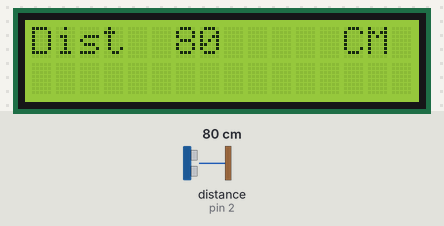
The sketch below on a simulated Arduino Mega 2560, built with avr-gcc and run on an emulated ATmega2560. On the bench: 16×2 character LCD. The inputs (shaded band) are chosen by the test bench; at power-on: distance to the obstacle (sensor on pin 2) 80 cm. The echo pulse lasts 58.3 µs per cm.

Above: at 2.2 s.
2.3 s: distance to the obstacle (sensor on pin 2) set to 2 cm
At 3.1 s:
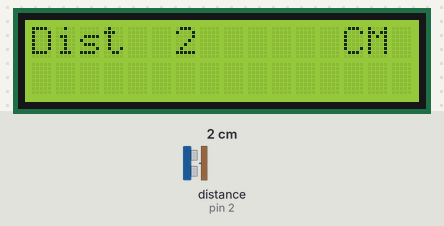
4.1 s: distance to the obstacle (sensor on pin 2) set to 4 cm
At 5.0 s:
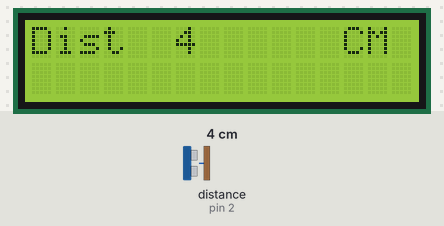
5.7 s: distance to the obstacle (sensor on pin 2) set to 9 cm
At 6.9 s:
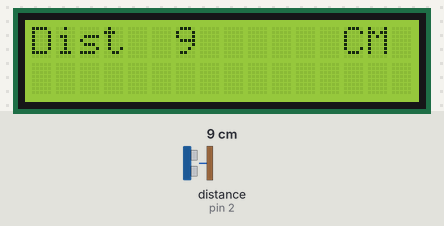
Timing chart, 0 to 8.7 s (numbered marks = the images above; inputs shaded):
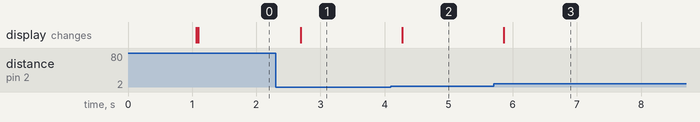

The sketch:

DistReading.ino
```cpp
#include <LiquidCrystal.h>
#include "SR04.h"

// This selects the pins on the Arduino Mega that the ultra-sonic sensor is connected to:
#define TRIG_PIN 2
#define ECHO_PIN 4

// This selects the pins on the Arduino Mega that the lcd is connected to:
LiquidCrystal lcd(7, 8, 9, 10, 11, 12);

// Don't think this is necessary, but the manual gave a "nickname" to the main HC-SR04 library in lowercase, so I kept it in:
SR04 sr04 = SR04(ECHO_PIN, TRIG_PIN);

// This is my own variable to store the distance numbers from the ultra-sonic sensor to display later on the LCD:
long distNum;

void setup() {
  // put your setup code here, to run once:
  // UltraSonic Sensor:
  Serial.begin(9600);
  delay(1000);

  // LCD Init:
  lcd.begin(16, 2);
}

void loop() {
  // put your main code here, to run repeatedly:
  // Calling the distance function from the sensor's library to calculate the distance from the sensor's input and storing it into my distNum variable created earlier:
  distNum = sr04.Distance();

  // LCD Display:
  lcd.setCursor(0, 0);
  lcd.print("Dist         CM ");
  lcd.setCursor(6, 0);

  // Displaying the distNum calculation on the display:
  lcd.print(distNum);
  delay(500);
}
```

Measured:
- after the input at 2.3 s, the display: changes after 0.39 s (image 1)
- after the input at 4.1 s, the display: changes after 0.17 s (image 2)
- after the input at 5.7 s, the display: changes after 0.16 s (image 3)
